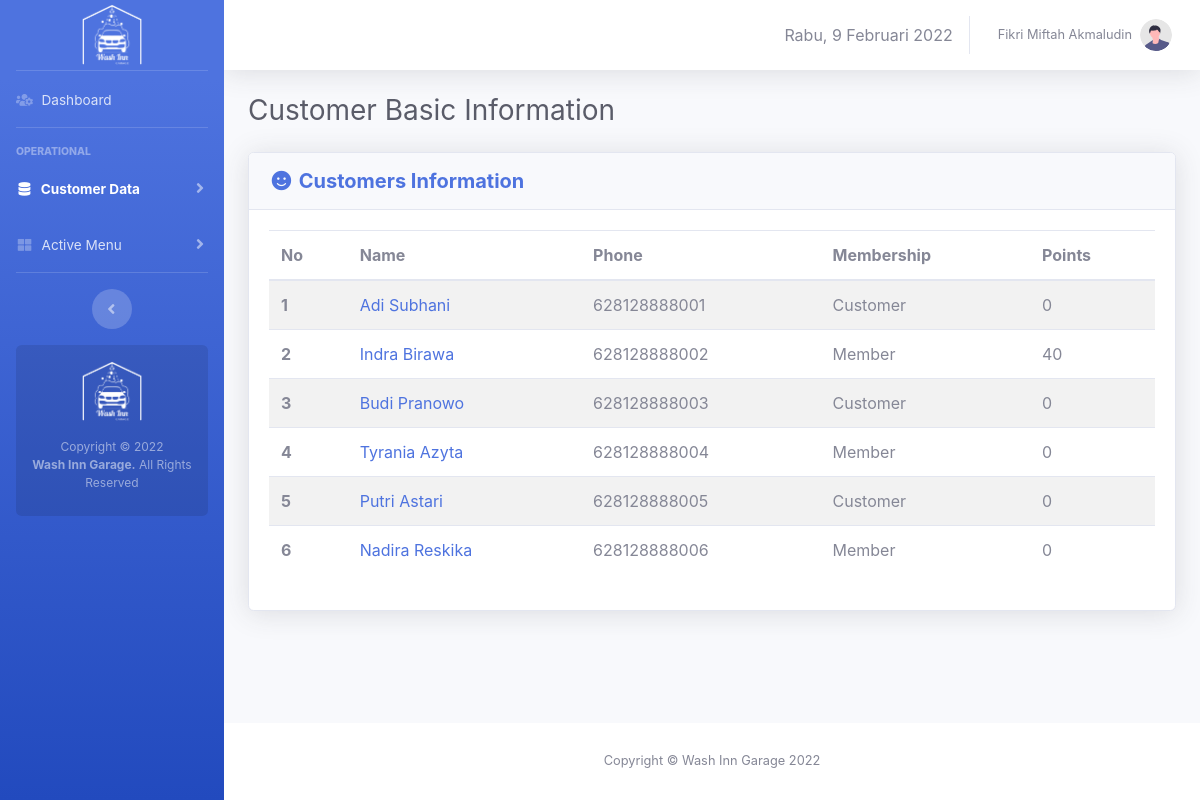
The page /operator/customer-data.php (signed in) on the database as committed earlier.
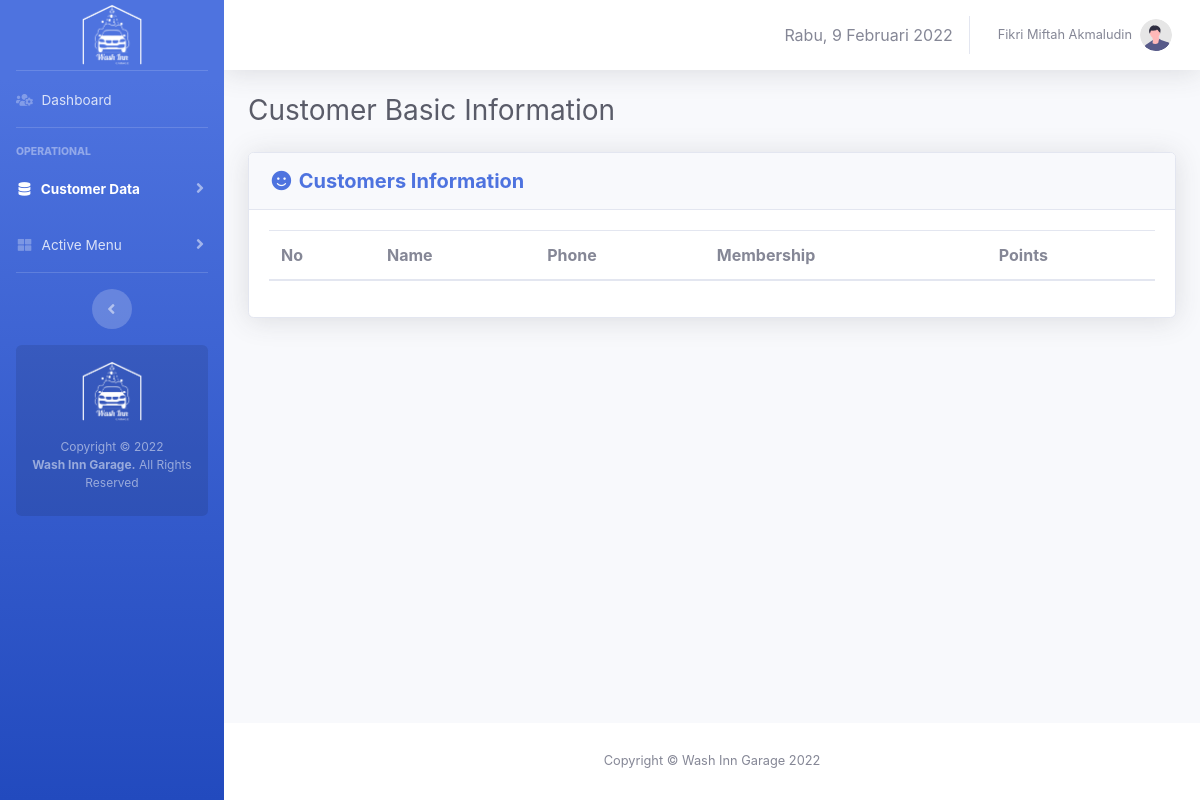
The same page on the database as committed later.
### tables this page shows
CREATE TABLE `customers` (
  `id` int(10) NOT NULL,
  `fullname` varchar(100) NOT NULL,
  `phone` varchar(20) NOT NULL,
  `email` varchar(100) NOT NULL,
  `membership` enum('member','customer') NOT NULL DEFAULT 'customer',
  `membership_point` int(10) NOT NULL
);

### core/init.php (called while the page is built, shortened)
<?php
if (!empty($_SERVER['HTTPS']) && ('on' == $_SERVER['HTTPS'])) {
  $home = 'https://';
} else {
  $home = 'http://';
}
$home   .= $_SERVER['HTTP_HOST'] . '/washinngarage';
$assets  = $home . '/assets';

### operator/customer-data.php (the view, shortened to what this page needs)
<?php
require_once 'operator-only.php';
$i = 1;
$query_getCustomers = "SELECT * FROM customers";
$execute_getCustomers = mysqli_query($link, $query_getCustomers);
?>
<!DOCTYPE html>
<html>
<head>
    <link rel="stylesheet" type="text/css" href="<?= $assets ?>/css/sb-admin-2.min.css">
    <link href="<?= $assets ?>/vendor/fontawesome-free/css/all.min.css" rel="stylesheet" type="text/css">
    <link href="<?= $assets ?>/vendor/datatables/dataTables.bootstrap4.min.css" rel="stylesheet">
</head>
<body class="page-top">
    <div id="wrapper">
        <?php require_once 'view-template/sidebar.php'; ?>
        <div id="content-wrapper" class="d-flex flex-column">
            <div id="content">
                <?php require_once 'view-template/topbar.php'; ?>
                <div class="container-fluid">
                    <div class="d-sm-flex align-items-center justify-content-between mb-4">
                        <h1 class="h3 mb-0 text-gray-800">Customer Basic Information </h1>
                    </div>
                    <div class="row">
                        <div class="col-xl-12 col-lg-12" id="panelUtama">
                            <div class="card shadow mb-4">
                                <div class="card-header py-3 d-flex flex-row align-items-center justify-content-between">
                                    <h5 class="m-0 font-weight-bold text-primary"><i class="fas fa-smile fa-fw"></i> Customers Information</h5>
                                </div>
                                <div class="card-body">
                                    <table class="table table-striped" id="services">
                                        <thead>
                                            <tr>
                                                <th scope="col">No</th>
                                                <th scope="col">Name</th>
                                                <th scope="col">Phone</th>
                                                <th scope="col">Membership</th>
                                                <th scope="col">Points</th>
                                            </tr>
                                        </thead>
                                        <tbody>
                                            <?php while ($customer = mysqli_fetch_assoc($execute_getCustomers)) {
                                                $fullname = $customer['fullname'];
                                                $phone = $customer['phone'];
                                                $email = $customer['email'];
                                                $membership = ($customer['membership'] == 'member') ? 'Member' : 'Customer';
                                                $points = $customer['membership_point'];
                                            ?>
                                                <tr onclick="openDetail('<?= $customer['id'] . '\',\'' . $fullname . '\',\'' . $phone . '\',\'' . $email . '\',\'' . $membership . '\',\'' . $points ?>')">
                                                    <th scope="row"><?= $i ?></th>
                                                    <td><a href="#" class="text-decoration-none"><?= $fullname ?></a></td>
                                                    <td><?= $phone ?></td>
                                                    <td><?= $membership ?></td>
                                                    <td><?= $points ?></td>
                                                </tr>
                                            <?php $i++;
                                            } ?>
                                        </tbody>
                                    </table>
                                </div>
                            </div>
                        </div>
                    </div>
                </div>
            </div>
            <?php require_once "view-template/footer.php" ?>
        </div>
    </div>
</body>
</html>

Rows that differ between the two databases and show on the page:
removed customers: fullname "Adi Subhani", phone "628128888001", membership "Customer", membership_point "0"
removed customers: fullname "Indra Birawa", phone "628128888002", membership "Member", membership_point "40"
removed customers: fullname "Budi Pranowo", phone "628128888003", membership "Customer", membership_point "0"
removed customers: fullname "Tyrania Azyta", phone "628128888004", membership "Member", membership_point "0"
removed customers: fullname "Putri Astari", phone "628128888005", membership "Customer", membership_point "0"
removed customers: fullname "Nadira Reskika", phone "628128888006", membership "Member", membership_point "0"
